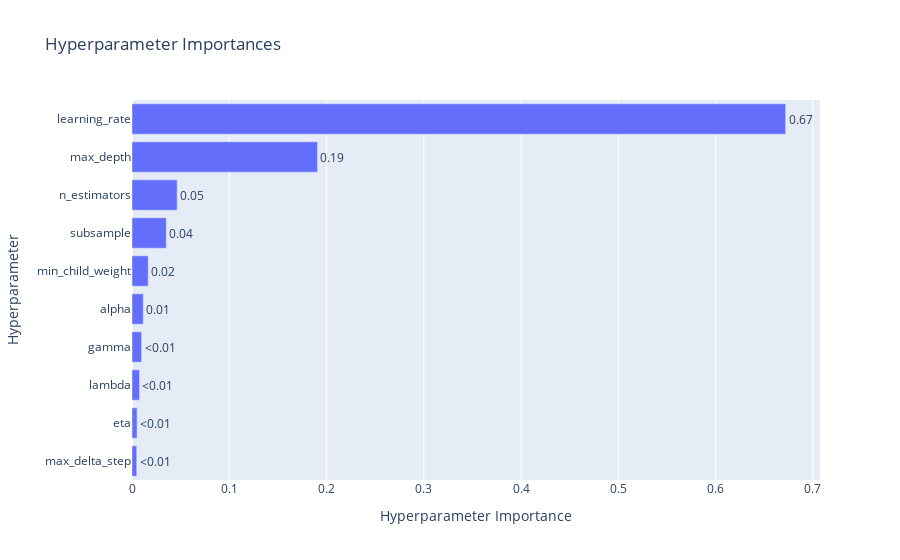

The cell this chart's notebook holds for it:
### Code cell
# Perform importance analysis
from optuna.visualization import plot_param_importances
plot_param_importances(study)

### Figure 1 — Plotly figure (JSON) as saved in the notebook; plotly's stock layout.template omitted (floating-point values rounded to 4 significant figures)
{"data": [{"cliponaxis": false, "hovertemplate": ["max_delta_step (IntDistribution): 0.004871478134359026<extra></extra>", "eta (FloatDistribution): 0.0051875405090154635<extra></extra>", "lambda (IntDistribution): 0.007687911712366691<extra></extra>", "gamma (IntDistribution): 0.009790199882503904<extra></extra>", "alpha (FloatDistribution): 0.011555580650471367<extra></extra>", "min_child_weight (IntDistribution): 0.01665363933197219<extra></extra>", "subsample (FloatDistribution): 0.0352532372822336<extra></extra>", "n_estimators (IntDistribution): 0.04639156348279363<extra></extra>", "max_depth (IntDistribution): 0.19068021131263546<extra></extra>", "learning_rate (FloatDistribution): 0.6719286377016486<extra></extra>"], "name": "Objective Value", "orientation": "h", "text": ["<0.01", "<0.01", "<0.01", "<0.01", "0.01", "0.02", "0.04", "0.05", "0.19", "0.67"], "textposition": "outside", "type": "bar", "x": [0.004871, 0.005188, 0.007688, 0.00979, 0.01156, 0.01665, 0.03525, 0.04639, 0.1907, 0.6719], "y": ["max_delta_step", "eta", "lambda", "gamma", "alpha", "min_child_weight", "subsample", "n_estimators", "max_depth", "learning_rate"]}], "layout": {"title": {"text": "Hyperparameter Importances"}, "xaxis": {"title": {"text": "Hyperparameter Importance"}}, "yaxis": {"title": {"text": "Hyperparameter"}}}}
